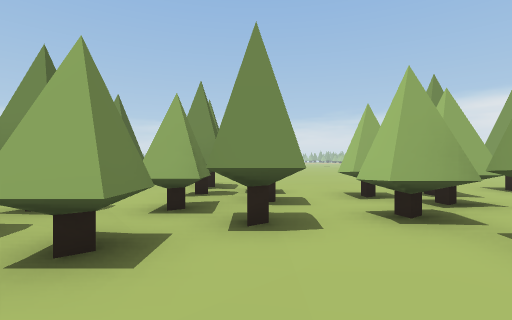
View 1 (above)

24 first-person views from a walk through a scene from a Unity 3-D project. The camera is 1.4 m above the floor, looks level and sees 85° across. The floor is counted in squares, 2 m on a side. Each view is taken from the middle of a square. On the plan, view 1 faces up. The plan holds only what a view shows up to about 9 squares ahead; the rest is blank. The place goes on beyond the plan. Some animated figures are left out.

View 2
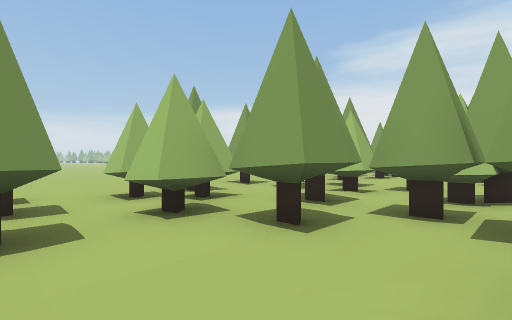

View 3
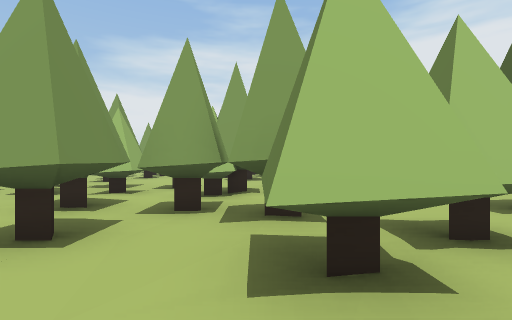

View 4
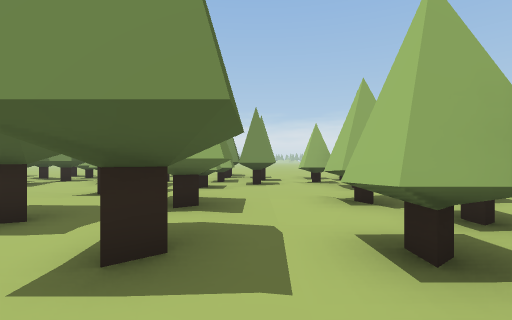

View 5
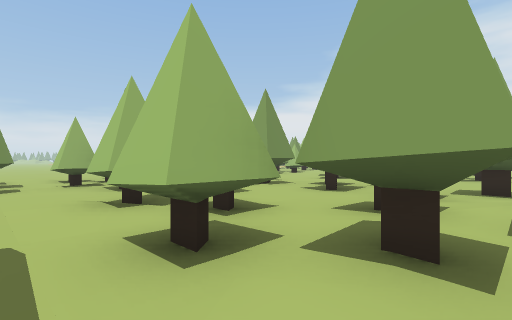

View 6
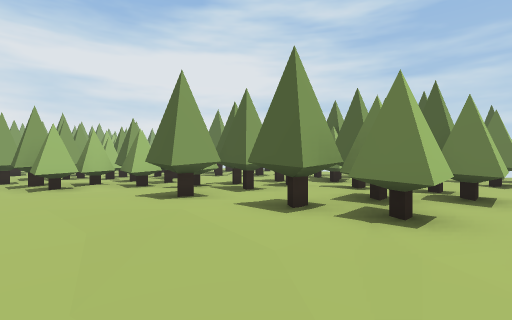

View 7
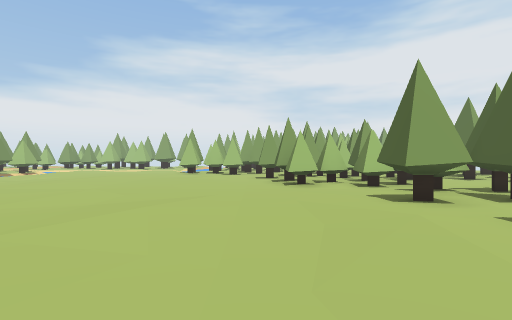

View 8
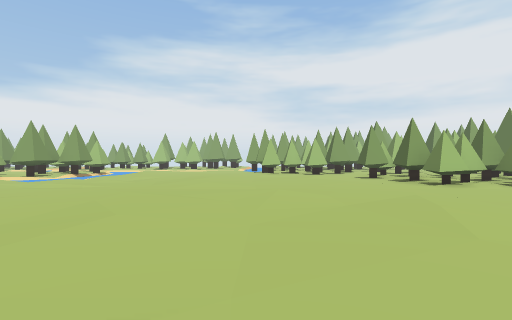

View 9
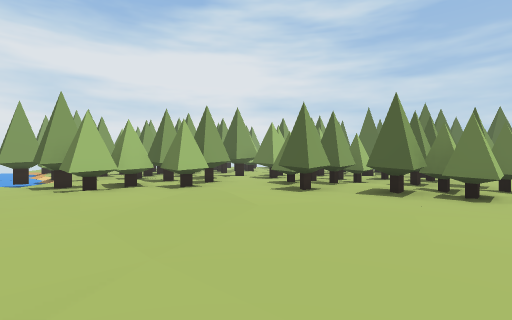

View 10
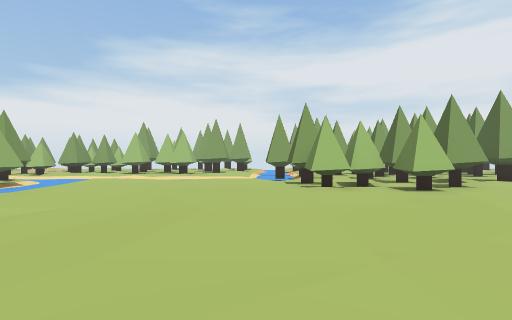

View 11
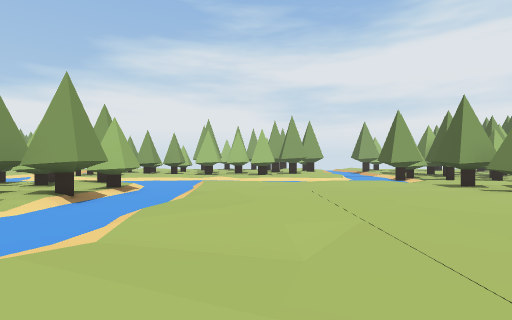

View 12
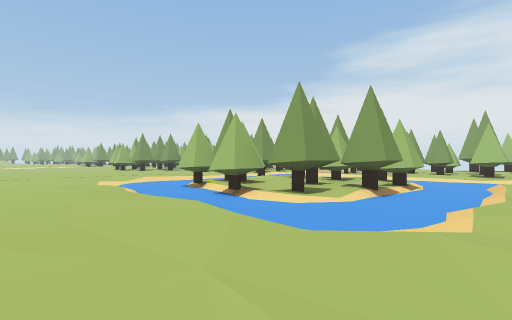

View 13
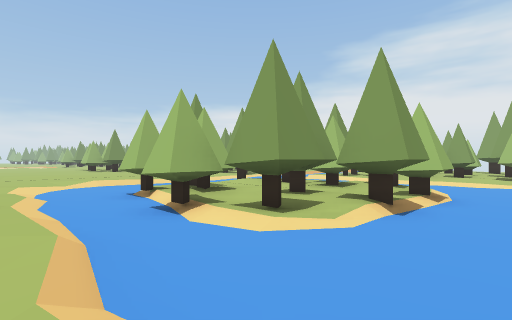

View 14
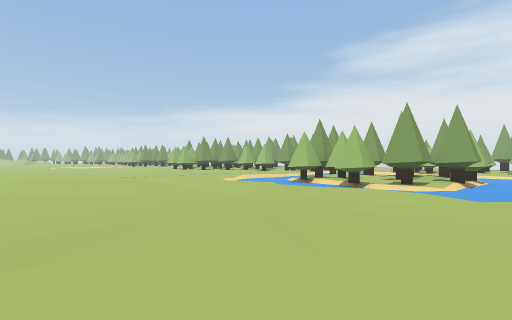

View 15
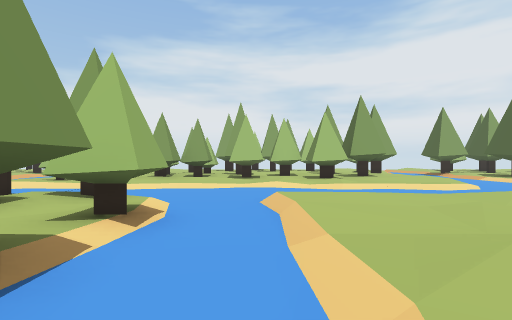

View 16
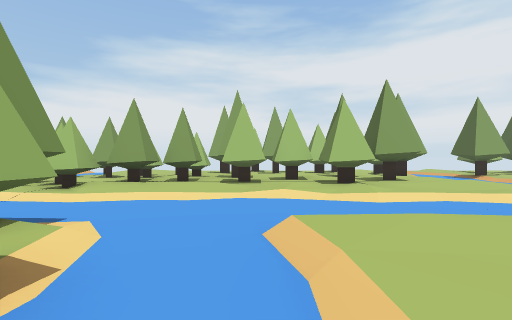

View 17
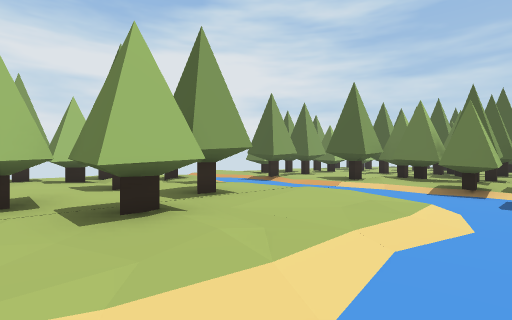

View 18
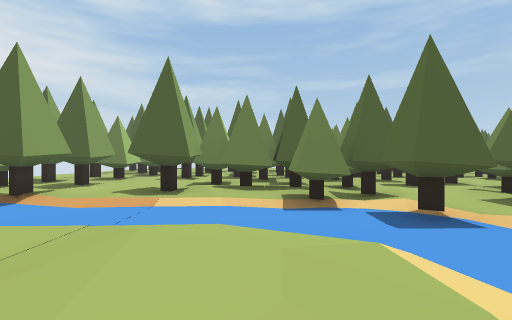

View 19
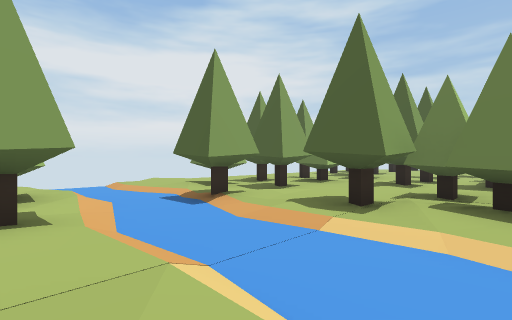

View 20
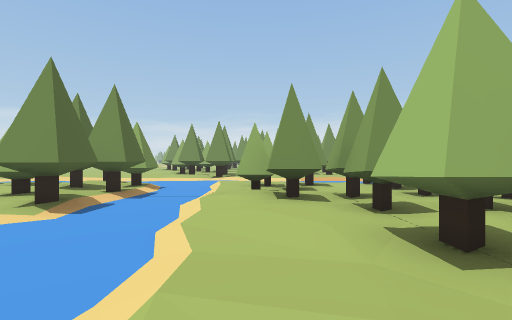

View 21
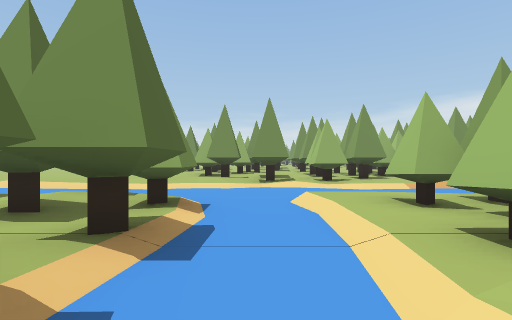

View 22
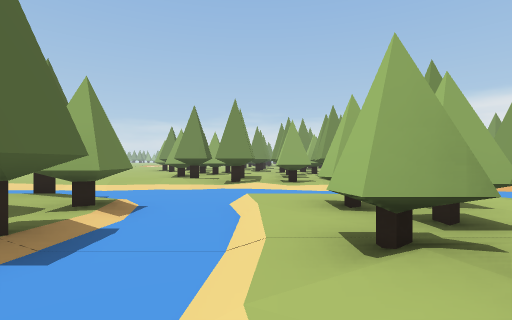

View 23
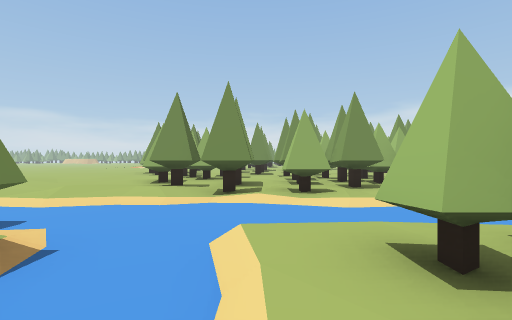

View 24
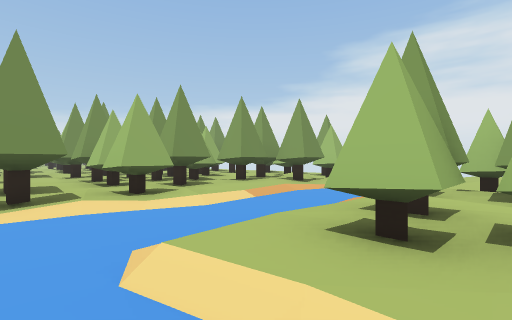

### Floor plan
Key: @ floor where view 1 was taken; # wall or solid block; x gap in a wall; . main floor; : floor 0.25 m higher than the main floor; - floor 0.25 m lower than the main floor; / step, stairs or slope; = window, fence, low wall or low ledge; T thing the floor can be seen under or through.
Columns run from 2 left of view 1 to 26 right of it. Each row starts with its distance up from view 1.
 33                .... #
 32                ....###
 31              .......###=#####
 30        ... ......./.:###/...#
 29       ...../..///////////////
 28       .......----------------
 27       .......--///##--/////
 26       .....:.--##.:##-/#####x
 25       .....:/--##.###-/.# ##
 24       .......-#...###-/###
 23       ../....-/######-//##
 22       .......--####.--//.##
 21       ....../---###---//.##
 20       ...:.../---------..##
 19          ..../../.../-/..##..
 18         .......::/../-/.##:..
 17        ............./-/.#..#.
 16       ............../-...#..
 15      .......:......./-/.:..#x
 14     ................/--//////
 13    ...............####-------
 12     .............######////##
 11      .............# ####/#.##
 10    ..............#######....#
  9    ..............########...#
  8  :....../..##.##:..#  ##....#
  7 .#.........#..## ...  # ###.#
  6 .# .TTT.#..#..#    #    #..
  5 .##.TTT.##.##.          ##x
  4 x#...T..##..#
  3 ..#.T T.##.:
  2 ##..TTT..#..
  1  .....T##...
  0 ..@.#####..
 -1 .#..#   #
 -2 ....#   #
 -3 .#.##
 -4  ...#
 -5   ..#

Positions as (right, up) in squares from view 1, and headings:
1: (0, 0), facing up
2: (0, 0), facing up-right
3: (0, 0), facing right
4: (0, -5), facing up
5: (0, -5), facing up-right
6: (1, 9), facing down-right
7: (1, 9), facing right
8: (1, 13), facing right
9: (8, 14), facing down-right
10: (8, 14), facing right
11: (9, 18), facing right
12: (8, 19), facing up-right
13: (10, 20), facing up-right
14: (4, 20), facing up-right
15: (13, 20), facing right
16: (15, 20), facing right
17: (19, 19), facing down-right
18: (21, 17), facing down
19: (21, 15), facing down-right
20: (21, 18), facing up
21: (19, 22), facing up
22: (20, 22), facing up
23: (20, 24), facing up
24: (19, 25), facing up-right
